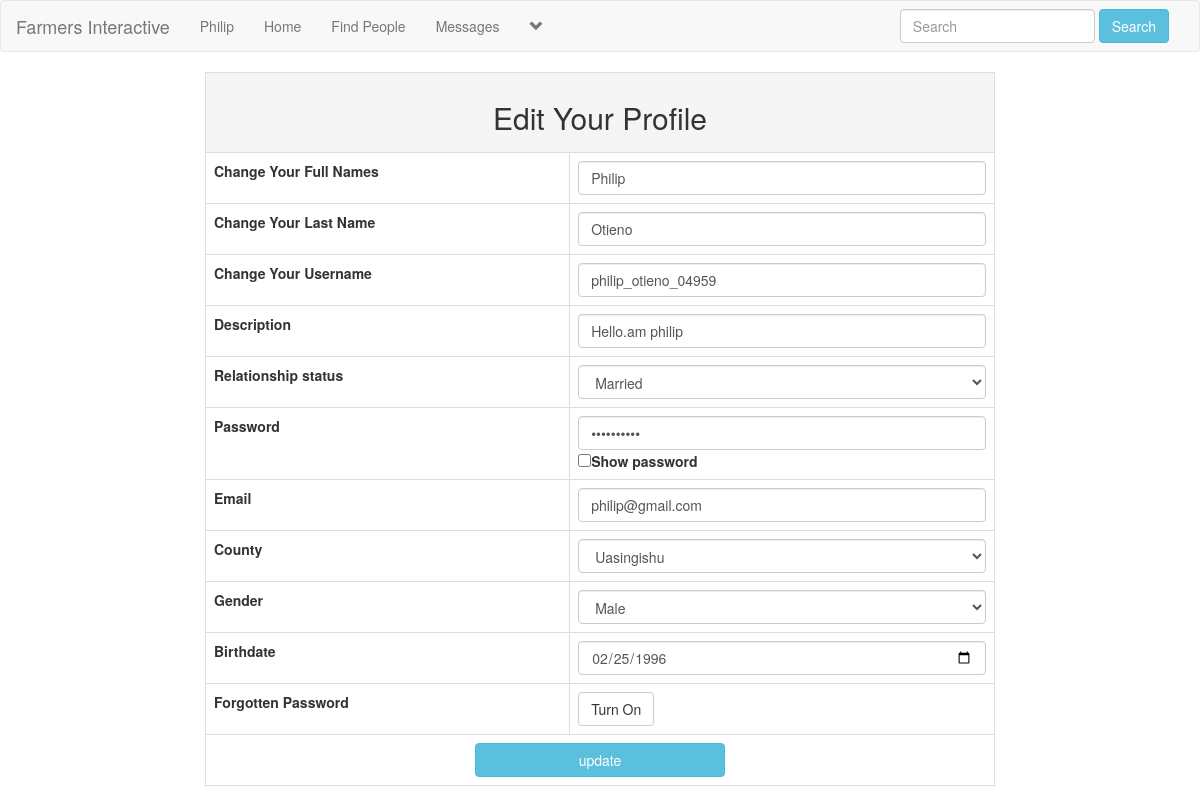
The page /edit_profile.php (signed in) on the database its author committed.
### tables this page shows
CREATE TABLE `users` (
  `user_id` int(11) NOT NULL AUTO_INCREMENT,
  `f_name` text NOT NULL,
  `l_name` text NOT NULL,
  `user_name` text NOT NULL,
  `describe_user` varchar(255) NOT NULL,
  `Relationship` text NOT NULL,
  `user_pass` varchar(255) NOT NULL,
  `user_email` varchar(255) NOT NULL,
  `user_county` text NOT NULL,
  `user_gender` text NOT NULL,
  `user_birthday` text NOT NULL,
  `user_image` varchar(255) NOT NULL,
  `user_cover` varchar(255) NOT NULL,
  `user_reg_date` timestamp NOT NULL DEFAULT current_timestamp(),
  `status` text NOT NULL,
  `posts` text NOT NULL,
  `recovery_account` text NOT NULL,
  PRIMARY KEY (`user_id`)
);

### edit_profile.php (the view, shortened to what this page needs)
<!DOCTYPE html>
<?php
include("includes/header.php");
?>
<html>
<head>
	<link rel="stylesheet" href="https://maxcdn.bootstrapcdn.com/bootstrap/3.3.7/css/bootstrap.min.css">
	<link rel="stylesheet" type="text/css" href="style/home_style2.css">
</head>
<body>
<div class="row">
	<div class="col-sm-2"></div>
	<div class="col-sm-8">
		<form action="" method="post" enctype="multipart/form-data">
			<table class="table table-bordered table-hover">
				<tr align="center">
					<td colspan="6" class="active"><h2>Edit Your Profile</h2></td>
				</tr>
				<tr>
					<td style="font-weight: bold;"> Change Your Full Names</td>
					<td>
						<input class="form-control" type="text" name=f_name" required value="<?php echo $first_name;?>">
					</td>
				</tr>
				<tr>
					<td style="font-weight: bold;"> Change Your Last Name</td>
					<td>
						<input class="form-control" type="text" name="l_name" required value="<?php echo $last_name;?>">
					</td>
				</tr>
				<tr>
					<td style="font-weight: bold;"> Change Your Username</td>
					<td>
						<input class="form-control" type="text" name="u_name" required value="<?php echo $user_name;?>">
					</td>
				</tr>
				<tr>
					<td style="font-weight: bold;"> Description</td>
					<td>
						<input class="form-control" type="text" name="describe_user" required value="<?php echo $describe_user;?>">
					</td>
				</tr>
				<tr>
					<td style="font-weight: bold;"> Relationship status</td>
					<td>
						<select class="form-control" name="Relationship">
							<option><?php echo $Relationship_status?></option>
						</select>
					</td>
				</tr>
				<tr>
					<td style="font-weight: bold;"> Password</td>
					<td>
						<input class="form-control" type="password" name="u_pass" id="mypass" required value="<?php echo $user_pass;?>">
						<input type="checkbox" onclick="show_password()"><strong>Show password</strong>
					</td>
				</tr>
				<tr>
					<td style="font-weight: bold;"> Email</td>
					<td>
						<input class="form-control" type="email" name="u_email" required value="<?php echo $user_email;?>">
					</td>
				</tr>
				<tr>
					<td style="font-weight: bold;">County</td>
					<td>
						<select class="form-control" name="u_county">
							<option><?php echo $user_county?></option>
						</select>
					</td>
				</tr>
				<tr>
					<td style="font-weight: bold;">Gender</td>
					<td>
						<select class="form-control" name="u_gender">
							<option><?php echo $user_gender?></option>
						</select>
					</td>
				</tr>
				<tr>
					<td style="font-weight: bold;"> Birthdate</td>
					<td>
						<input class="form-control input-md" type="date" name="u_birthday" required value="<?php echo $user_birthday;?>">
					</td>
				</tr>
				<tr>
					<td style="font-weight: bold;">Forgotten Password</td>
					<td>
						<button type="button" class="btn btn-default" data-toggle="modal" data-target="#myModal">Turn On</button>
					</td>
				</tr>
				<tr align="center">
					<td colspan="6">
						<input type="submit" class="btn btn-info" name="update" style="width: 250px;" value="update">
					</td>
				</tr>
			</table>
		</form>
	</div>
	<div class="col-sm-2"></div>
</div>
</body>
</html>

### includes/header.php (shortened to what this page needs)
<?php
include("functions/functions.php");
?>
<nav class="navbar navbar-default">
	<div class="container-fluid">
		<div class="navbar-header">
			<a class="navbar-brand" href="home.php">Farmers Interactive</a>
		</div>
		<div class="collapse navbar-collapse" id="bs-example-navbar-collapse-1">
	      <ul class="nav navbar-nav">
	      	<?php
			$user = $_SESSION['user_email'];
			$get_user = "select * from users where user_email='$user'";
			$run_user = mysqli_query($con,$get_user);
			$row=mysqli_fetch_array($run_user);
			$user_id = $row['user_id'];
			$user_name = $row['user_name'];
			$first_name = $row['f_name'];
			$last_name = $row['l_name'];
			$describe_user = $row['describe_user'];
			$Relationship_status = $row['Relationship'];
			$user_pass = $row['user_pass'];
			$user_email = $row['user_email'];
			$user_county = $row['user_county'];
			$user_gender = $row['user_gender'];
			$user_birthday = $row['user_birthday'];
			$user_posts = "select * from posts where user_id='$user_id'";
			$run_posts = mysqli_query($con,$user_posts);
			$posts = mysqli_num_rows($run_posts);
			?>
	        <li><a href='profile.php?<?php echo "u_id=$user_id" ?>'><?php echo "$first_name"; ?></a></li>
	       	<li><a href="home.php">Home</a></li>
			<li><a href="members.php">Find People</a></li>
			<li><a href="messages.php?u_id=new">Messages</a></li>
					<?php
						echo"
						<li class='dropdown'>
							<a href='#' class='dropdown-toggle' data-toggle='dropdown' role='button' aria-haspopup='true' aria-expanded='false'><span><i class='glyphicon glyphicon-chevron-down'></i></span></a>
							<ul class='dropdown-menu'>
								<li>
									<a href='my_post.php?u_id=$user_id'>My Posts <span class='badge badge-secondary'>$posts</span></a>
								</li>
								<li>
									<a href='edit_profile.php?u_id=$user_id'>Edit Account</a>
								</li>
								<li role='separator' class='divider'></li>
								<li>
									<a href='logout.php'>Logout</a>
								</li>
							</ul>
						</li>
						";
					?>
			</ul>
			<ul class="nav navbar-nav navbar-right">
				<li class="dropdown">
					<form class="navbar-form navbar-left" method="get" action="results.php">
						<div class="form-group">
							<input type="text" class="form-control" name="user_query" placeholder="Search">
						</div>
						<button type="submit" class="btn btn-info" name="search">Search</button>
					</form>
				</li>
			</ul>
		</div>
	</div>
</nav>

### style/home_style2.css (style rules this page uses)
body { overflow-x: hidden; }

### rows shown on the page
users: f_name "Philip", l_name "Otieno", u_name "philip_otieno_04959", describe_user "Hello.am philip", Relationship "Married", u_email "philip@gmail.com", u_county "Uasingishu", u_gender "Male", u_birthday "02/25/1996"
